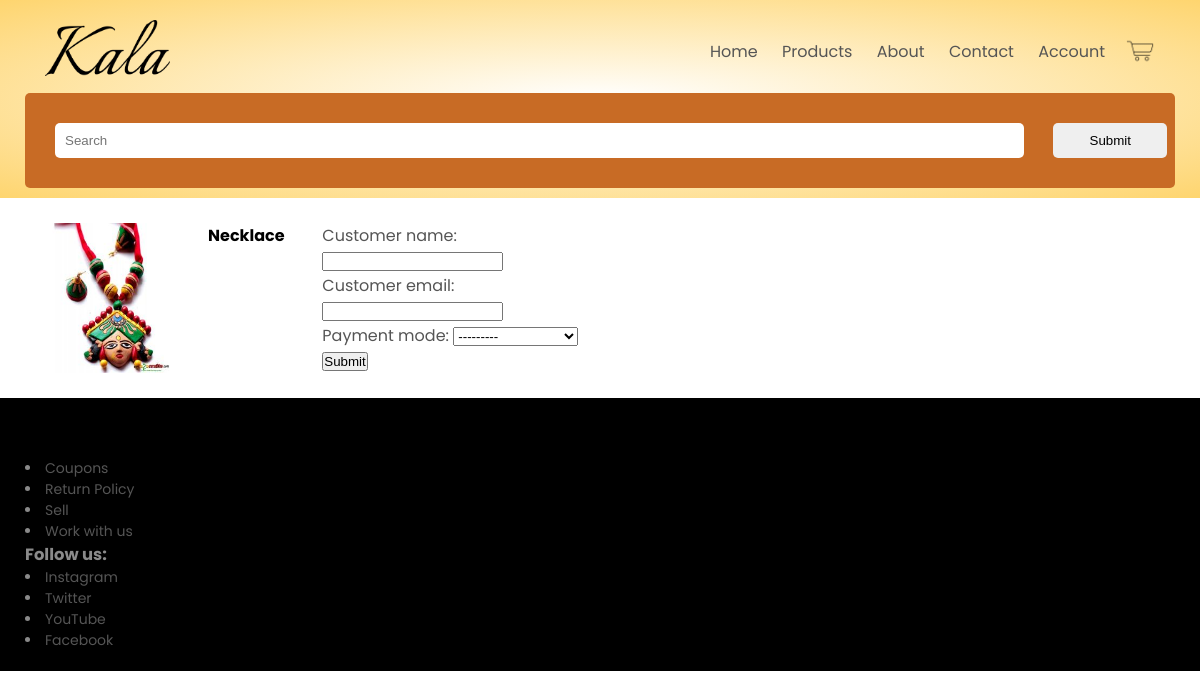
/checkout/52, run on the app's committed database.
### kala/models.py (models this page shows, shortened)
class Product(models.Model):
    id = models.AutoField
    product_name = models.CharField(max_length = 50)
    category = models.CharField(max_length=50, default='')
    price = models.IntegerField(default = 0)
    desc = models.CharField(max_length = 300)
    pub_date = models.DateField(default=date.today)
    image = models.ImageField(upload_to="static/images",default='')

### kala/views.py (the view)
# urls.py: path('checkout/<int:prodid>', views.checkout, name = 'Checkout'),
def checkout(request,prodid):
    prod = Product.objects.filter(id=prodid)
    if request.method == 'POST':
        form = CheckoutForm(request.POST, request.FILES)
        if form.is_valid():
            form_f = form.save(commit=False)
            form_f.product_id = prodid
            form_f.save()
            customer_email = form.cleaned_data['customer_email']
            subject = 'Order Placed!'
            message = 'Your order of {0} has been placed\nOrder number: {1}\nThank you for shopping with us and supporting independant artists!'.format(prod[0],form_f.id)
            send_mail(subject,message,'shopart.kala@gmail.com',[customer_email])
            return HttpResponse("Order Placed!")
    else:
        form = CheckoutForm()
    return render(request, 'checkout.html', {'form' : form,'prod':prod[0]})

### kala/forms.py
class CheckoutForm(forms.ModelForm):
    class Meta:
        model = Checkout
        fields = ['customer_name','customer_email','payment_mode']

### templates/checkout.html (shortened to what this page needs)
{% extends 'basic.html' %}
{% load static %}
{% block body %}
<link rel="stylesheet" href="{% static 'css/stylecheckout.css' %}">
<div class="input">
    <img class="img" src="{{prod.image.url}}" width="20%" >
    <h4>{{prod.product_name}}</h4>
    <form method = "post" enctype="multipart/form-data" class="col-2">
        {{ form.as_p }}
        <button type="submit">Submit</button>
    </form>
</div>
{% endblock %}

### kala/static/css/style.css (style rules this page uses)
* { margin: 0; padding: 0; box-sizing: border-box; }
body { font-family: 'Poppins', sans-serif; }
p { color: #555; }

### kala/static/css/stylecheckout.css (style rules this page uses)
* { margin: 0; padding: 0; box-sizing: border-box; }
.input { display:inline-flex; align-items:centre; flex-wrap: wrap; justify-content: space-around; margin: 25px; column-gap: 0px; }
.col-2 { width: 50%; }

### data on the page
Product: image (picture), product_name "Necklace"
